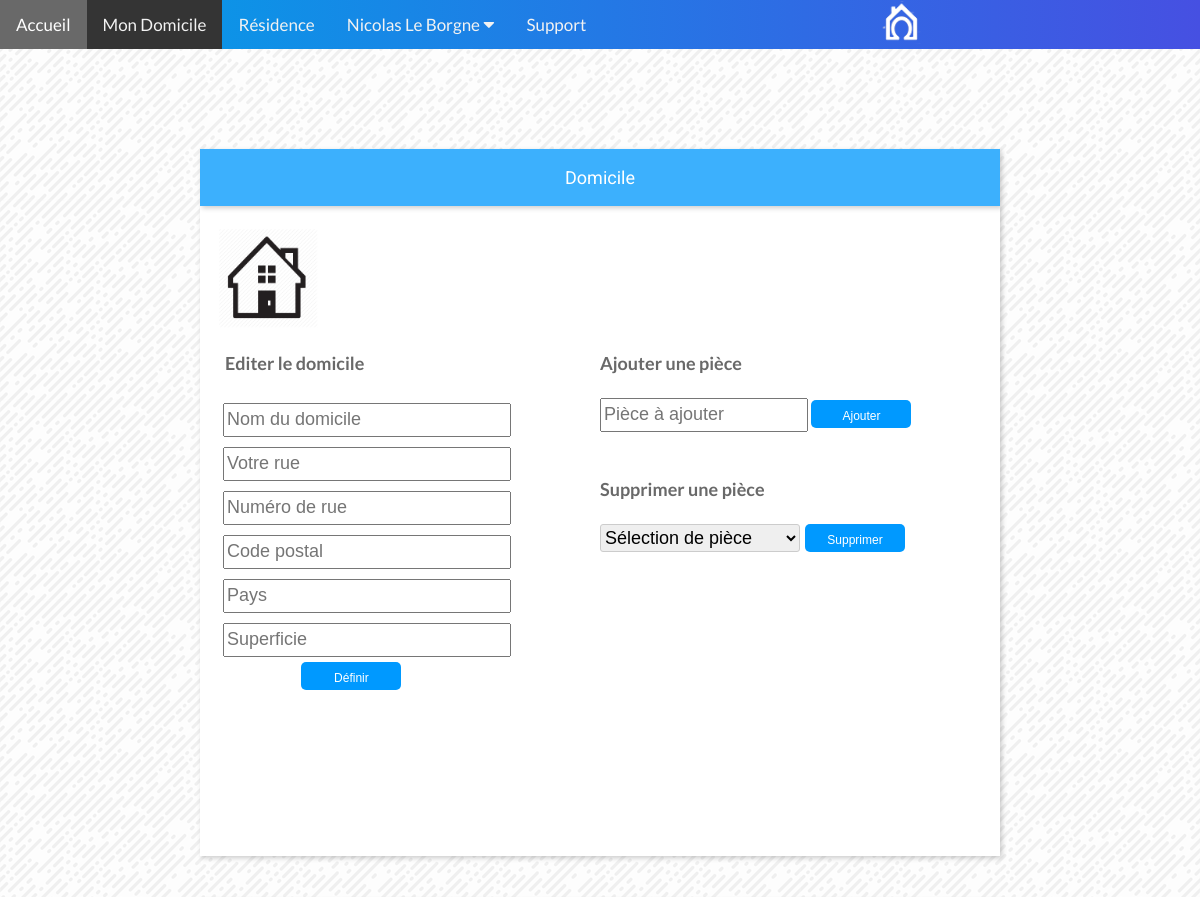
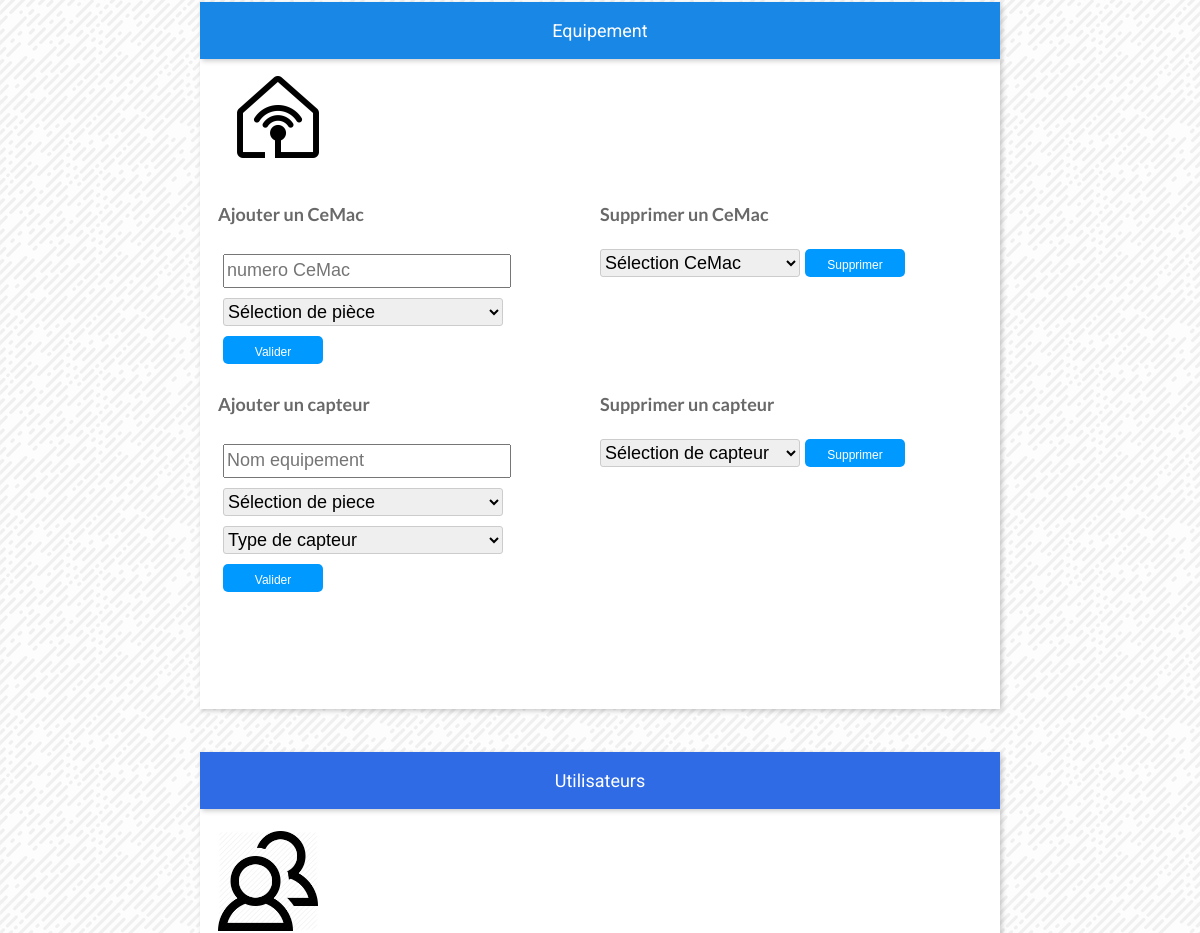
The page /page/domicile/index.php (signed in, upper part) on the database as committed earlier (2 pictures, top to bottom).
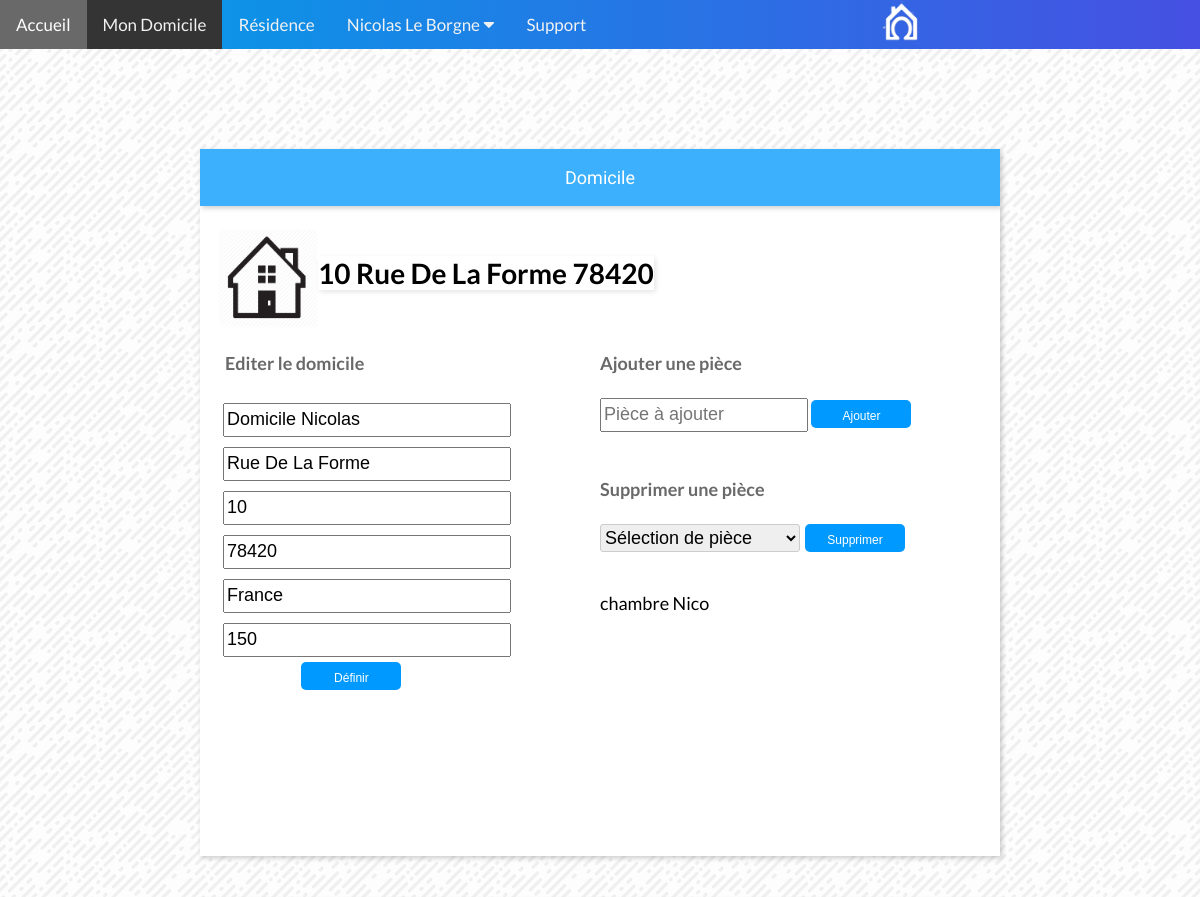
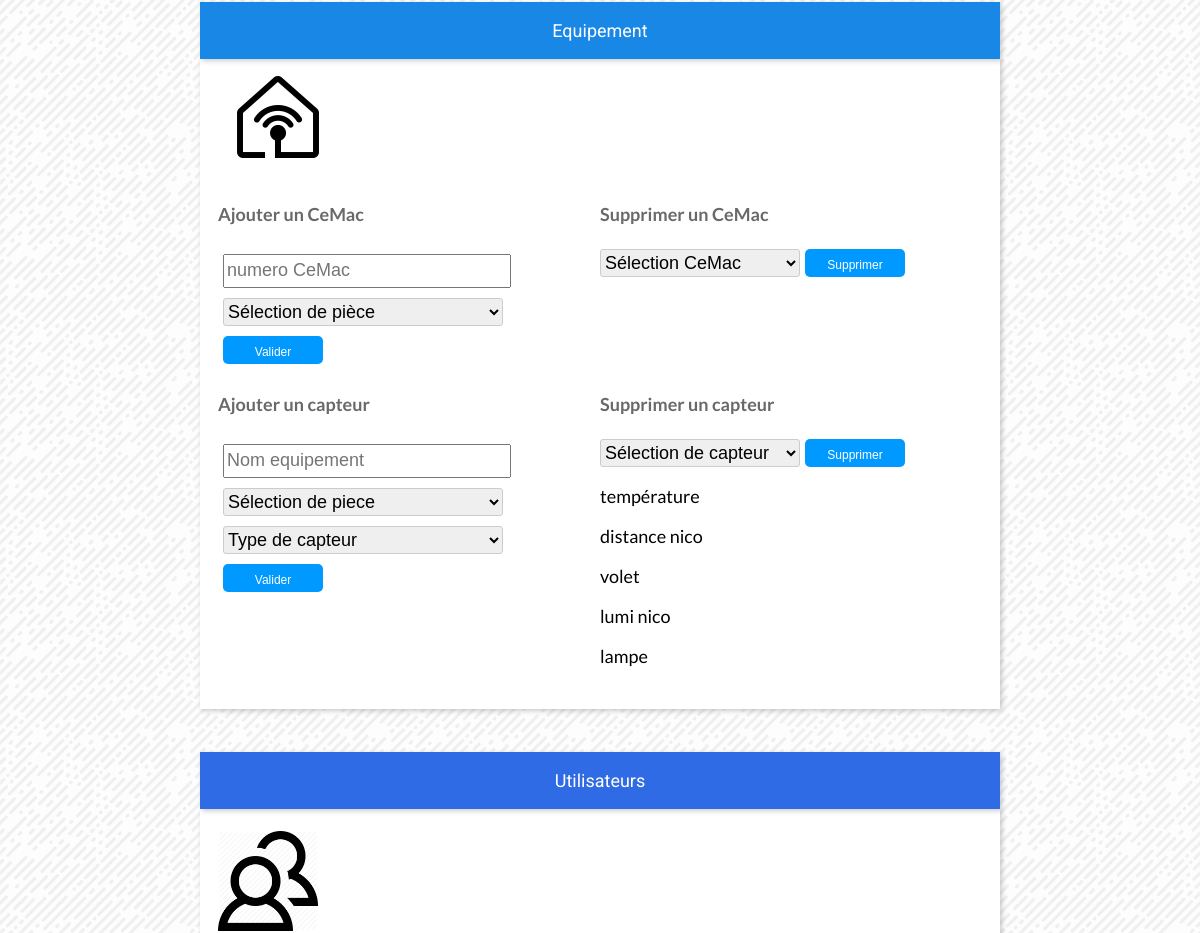
The same page on the database as committed later (2 pictures, top to bottom).
### tables this page shows
CREATE TABLE IF NOT EXISTS `domicile` (
  `ID` int(11) NOT NULL AUTO_INCREMENT,
  `ID_utilisateur_principal` int(11) NOT NULL,
  `nom` varchar(50) NOT NULL,
  `nombre_pieces` int(11) NOT NULL,
  `superficie` int(11) NOT NULL,
  `ID_type_habitation` int(11) NOT NULL,
  `numero_habitation` char(5) NOT NULL,
  `rue` varchar(50) NOT NULL,
  `code_postal` char(5) NOT NULL,
  `pays` varchar(50) NOT NULL,
  `ID_confidentialite` int(11) NOT NULL,
  `ID_gestionnaire` int(11) NOT NULL,
  `consommation` int(11) DEFAULT '0',
  PRIMARY KEY (`ID`)
);

CREATE TABLE IF NOT EXISTS `piece` (
  `ID` int(11) NOT NULL AUTO_INCREMENT,
  `ID_domicile` int(11) NOT NULL,
  `nom` varchar(50) NOT NULL,
  `nombre_capteurs` int(11) NOT NULL,
  PRIMARY KEY (`ID`)
);

CREATE TABLE IF NOT EXISTS `equipement` (
  `ID` int(11) NOT NULL AUTO_INCREMENT,
  `ID_piece` int(11) NOT NULL,
  `nom` varchar(50) NOT NULL,
  `ID_type_equipement` int(11) NOT NULL,
  PRIMARY KEY (`ID`)
);

### page/domicile/index.php (called while the page is built, shortened)
<?php
if(!isset($_SESSION)){
  $ID_utilisateur_principal=$_SESSION['ID'];
}
require('../../connexion_bdd.php');
require('domicile-model.php');
try {
    $ID_domicile=ID_domicile2($ID_utilisateur_principal);
    $domicile = Afficher_domicile($ID_domicile);
    $piece_ajoutées = Afficher_piece($ID_domicile);
    $kay=Verification_domicile($ID_domicile);
    $reponse_piece = Afficher_piece($ID_domicile);
    $equipement_ajoutés = Afficher_capteur($ID_domicile) ;
  require('domicile.php');
}catch (Exception $e) {
  echo 'Erreur : '.$e->getMessage();
}

### page/domicile/domicile-model.php (called while the page is built, shortened)
<?php
function Verification_domicile($ID_domicile)
{
    global $bdd;
    $domicile = $bdd->query("SELECT nom,numero_habitation,rue,code_postal,superficie,pays FROM domicile WHERE ID= $ID_domicile ORDER BY ID");
    $rue=$domicile->fetch();
    return $rue['rue'];
}
function ID_domicile2($ID_SESSION)
{
    global $bdd;
    $ID = $bdd->query("SELECT ID_domicile FROM utilisateur WHERE ID=$ID_SESSION");
    $ID_domicile=$ID->fetch();
    if ($ID_domicile>0){
        return $ID_domicile['ID_domicile'];
    }
    else{
        $ID_domicile=0;
        return $ID_domicile;
    }
}
function Afficher_domicile($ID_domicile)
{
    global $bdd;
    $domicile = $bdd->query("SELECT nom,numero_habitation,rue,code_postal,superficie,pays FROM domicile WHERE ID= $ID_domicile ORDER BY ID");
    return $domicile;
}
function Afficher_piece($ID_domicile)
{
    global $bdd;
    $piece_ajoutées = $bdd->query("SELECT ID, nom FROM piece WHERE ID_domicile=$ID_domicile ORDER BY ID");
    return $piece_ajoutées;
}
function Afficher_capteur($ID_domicile)
{
    global $bdd;
    $capt = $bdd->query("SELECT equipement.nom,equipement.ID FROM equipement JOIN piece ON equipement.ID_piece = piece.ID WHERE piece.ID_domicile=$ID_domicile  ");
    return $capt;
}

### page/domicile/ajout_capteur.php (the view, shortened to what the changed rows need)
<!DOCTYPE html>
<html>
<head>
    <link rel="stylesheet" href="ajout.css" />
</head>
<body>
    <article>
    <div class="formulaire">
        <form method="POST">
            <h4>Supprimer un capteur</h4>
            <select class="select-style" id="piece" name="ID_capt" required>
        </form>
        <?php
        while ($equ_dom = $equipement_ajoutés->fetch()){
        ?><p style="/*box-shadow: 2px 2px 5px rgba(0, 0, 0, .1);*/">
            <?php echo $equ_dom['nom']; ?>
            <?php
            }
            ?>
    </div>
    </article>
</body>

### page/domicile/Ajout-domicile.php (shortened to what the changed rows need)
<!DOCTYPE html>
<html>
<head>
    <link rel="stylesheet" href="ajout.css">
</head>
<div>
<br>
<div style="display:flex;flex-wrap: nowrap">
<div style="display: inline-block">
<?php
$rue='';
$nom='';
$num='';
$pays='';
$cpost='';
$super='';
while ($dom = $domicile->fetch()){
    ?>
    <h3 style="box-shadow: 2px 2px 5px rgba(0, 0, 0, .1); font-size: 28px ">
        <?php echo  ' ', $dom['numero_habitation'],' ', $dom['rue'],' ', $dom['code_postal']; ?></h3>
    <?php
    $rue=$dom['rue'];
    $nom=$dom['nom'];
    $num=$dom['numero_habitation'];
    $pays=$dom['pays'];
    $cpost=$dom['code_postal'];
    $super=$dom['superficie'];
}
?>
</div>
</div>
    <article>
        <div class="formulaire">
            <form class="deff_domicile" method="post">
            <h4>&nbsp Editer le domicile</h4>
        <input type="text" id="name" name="nom" placeholder="Nom du domicile "  <?php if(strlen( $nom )>1){ echo 'value="',$nom,'"'; }?>" style="width: 280px;  margin: 5px " >
        <input type="text" id="adresse" name="rue" placeholder="Votre rue" <?php if(strlen( $nom )>1){ echo 'value="',$rue,'"';} ?>" style="width: 280px;  margin: 5px">
        <input type="text" id="num" name="num" placeholder="Numéro de rue" <?php if(strlen( $nom )>1){ echo 'value="',$num,'"';} ?>" style="width: 280px;  margin: 5px">
        <input type="text" id="cpost" name="post" placeholder="Code postal" <?php if(strlen( $nom )>1){ echo 'value="',$cpost,'"';} ?>" style="width: 280px;  margin: 5px">
        <input type="text" id="pays" name="pays" placeholder="Pays" <?php if(strlen( $nom )>1){ echo 'value="',$pays,'"';} ?>" style="width: 280px;  margin: 5px">
        <input type="text" id="superficie" name="size" placeholder="Superficie " <?php if(strlen( $nom )>1){ echo 'value="',$super,'"';} ?>" style="width: 280px;  margin: 5px" >
        <br>
                &nbsp  &nbsp &nbsp&nbsp  &nbsp &nbsp &nbsp &nbsp &nbsp &nbsp &nbsp &nbsp &nbsp<input class="boutton" type="submit" name="ajouter" value="Définir" >
    </form>
</div>
<div class="formulaire">
    <h4>Ajouter une pièce</h4>
    <form class="add_room" method="post">
        <input type="text" id="piece" name="piece" placeholder="Pièce à ajouter ">
        <input class="boutton" type="submit" name="ajoutpiece" value="Ajouter">
    </form>
    <form method="POST">
        <br>
        <h4>Supprimer une pièce</h4>
        <select class="select-style" id="piece" name="nom_piece" required>
    </form>
    <br>
    <?php
    while ($piece_dom = $piece_ajoutées->fetch()){
    ?><p style="/*box-shadow: 2px 2px 5px rgba(0, 0, 0, .1);*/">
        <?php  echo  $piece_dom['nom']; ?>
        <?php
        }
        ?>
</div>
        </article>
    <br>
</div>
</html>

Rows that differ between the two databases and show on the page:
now on this page (row unchanged): domicile: numero_habitation "10", rue "Rue De La Forme", code_postal "78420", nom "Domicile Nicolas", num "10", post "78420", pays "France", size "150"
added piece: nom "chambre Nico"
added equipement: nom "température"
added equipement: nom "distance nico"
added equipement: nom "volet"
added equipement: nom "lumi nico"
added equipement: nom "lampe"
